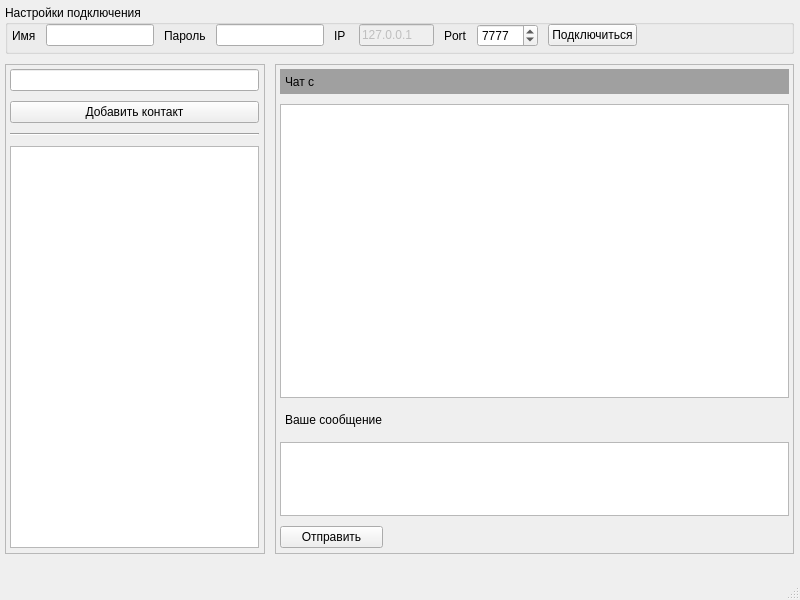
<?xml version="1.0" encoding="UTF-8"?>
<ui version="4.0">
 <class>MainWindow</class>
 <widget class="QMainWindow" name="MainWindow">
  <property name="geometry">
   <rect>
    <x>0</x>
    <y>0</y>
    <width>800</width>
    <height>600</height>
   </rect>
  </property>
  <property name="windowTitle">
   <string>MainWindow</string>
  </property>
  <widget class="QWidget" name="centralwidget">
   <widget class="QWidget" name="gridLayoutWidget">
    <property name="geometry">
     <rect>
      <x>0</x>
      <y>0</y>
      <width>799</width>
      <height>559</height>
     </rect>
    </property>
    <layout class="QGridLayout" name="gridLayout" rowstretch="1,10" columnstretch="1,2">
     <property name="leftMargin">
      <number>5</number>
     </property>
     <property name="topMargin">
      <number>5</number>
     </property>
     <property name="rightMargin">
      <number>5</number>
     </property>
     <property name="bottomMargin">
      <number>5</number>
     </property>
     <property name="spacing">
      <number>10</number>
     </property>
     <item row="1" column="0">
      <widget class="QFrame" name="frame">
       <property name="frameShape">
        <enum>QFrame::StyledPanel</enum>
       </property>
       <property name="frameShadow">
        <enum>QFrame::Plain</enum>
       </property>
       <widget class="QWidget" name="verticalLayoutWidget">
        <property name="geometry">
         <rect>
          <x>0</x>
          <y>0</y>
          <width>259</width>
          <height>489</height>
         </rect>
        </property>
        <layout class="QVBoxLayout" name="verticalLayout">
         <property name="spacing">
          <number>10</number>
         </property>
         <property name="leftMargin">
          <number>5</number>
         </property>
         <property name="topMargin">
          <number>5</number>
         </property>
         <property name="rightMargin">
          <number>5</number>
         </property>
         <property name="bottomMargin">
          <number>5</number>
         </property>
         <item>
          <widget class="QLineEdit" name="newContactLE"/>
         </item>
         <item>
          <widget class="QPushButton" name="addContactBtn">
           <property name="text">
            <string>Добавить контакт</string>
           </property>
          </widget>
         </item>
         <item>
          <widget class="Line" name="line">
           <property name="orientation">
            <enum>Qt::Horizontal</enum>
           </property>
          </widget>
         </item>
         <item>
          <widget class="QListWidget" name="conttactsList"/>
         </item>
        </layout>
       </widget>
      </widget>
     </item>
     <item row="1" column="1">
      <widget class="QFrame" name="frame_2">
       <property name="frameShape">
        <enum>QFrame::StyledPanel</enum>
       </property>
       <property name="frameShadow">
        <enum>QFrame::Plain</enum>
       </property>
       <property name="lineWidth">
        <number>1</number>
       </property>
       <property name="midLineWidth">
        <number>0</number>
       </property>
       <widget class="QWidget" name="gridLayoutWidget_2">
        <property name="geometry">
         <rect>
          <x>0</x>
          <y>0</y>
          <width>519</width>
          <height>489</height>
         </rect>
        </property>
        <layout class="QGridLayout" name="gridLayout_2" rowstretch="1,12,1,3,1">
         <property name="leftMargin">
          <number>5</number>
         </property>
         <property name="topMargin">
          <number>5</number>
         </property>
         <property name="rightMargin">
          <number>5</number>
         </property>
         <property name="bottomMargin">
          <number>5</number>
         </property>
         <property name="spacing">
          <number>10</number>
         </property>
         <item row="4" column="0">
          <widget class="QPushButton" name="sendMsgBtn">
           <property name="text">
            <string>Отправить</string>
           </property>
          </widget>
         </item>
         <item row="1" column="0" colspan="3">
          <widget class="QPlainTextEdit" name="chatTE"/>
         </item>
         <item row="3" column="0" colspan="3">
          <widget class="QPlainTextEdit" name="messageTE"/>
         </item>
         <item row="4" column="1">
          <spacer name="horizontalSpacer_3">
           <property name="orientation">
            <enum>Qt::Horizontal</enum>
           </property>
           <property name="sizeHint" stdset="0">
            <size>
             <width>40</width>
             <height>20</height>
            </size>
           </property>
          </spacer>
         </item>
         <item row="4" column="2">
          <spacer name="horizontalSpacer_2">
           <property name="orientation">
            <enum>Qt::Horizontal</enum>
           </property>
           <property name="sizeHint" stdset="0">
            <size>
             <width>40</width>
             <height>20</height>
            </size>
           </property>
          </spacer>
         </item>
         <item row="0" column="0" colspan="3">
          <widget class="QLabel" name="contactLab">
           <property name="styleSheet">
            <string notr="true">#contactLab {
	background-color: #A0A0A0;
}</string>
           </property>
           <property name="frameShape">
            <enum>QFrame::NoFrame</enum>
           </property>
           <property name="text">
            <string>Чат с </string>
           </property>
           <property name="indent">
            <number>5</number>
           </property>
          </widget>
         </item>
         <item row="2" column="0">
          <widget class="QLabel" name="label_5">
           <property name="text">
            <string>Ваше сообщение</string>
           </property>
           <property name="indent">
            <number>5</number>
           </property>
          </widget>
         </item>
        </layout>
       </widget>
      </widget>
     </item>
     <item row="0" column="0" colspan="2">
      <widget class="QGroupBox" name="groupBox">
       <property name="title">
        <string>Настройки подключения</string>
       </property>
       <property name="flat">
        <bool>true</bool>
       </property>
       <widget class="QWidget" name="horizontalLayoutWidget">
        <property name="geometry">
         <rect>
          <x>2</x>
          <y>14</y>
          <width>785</width>
          <height>33</height>
         </rect>
        </property>
        <layout class="QHBoxLayout" name="horizontalLayout_2" stretch="0,0,0,0,1,5,1,3,2,10">
         <property name="spacing">
          <number>10</number>
         </property>
         <property name="leftMargin">
          <number>5</number>
         </property>
         <property name="topMargin">
          <number>5</number>
         </property>
         <property name="rightMargin">
          <number>5</number>
         </property>
         <property name="bottomMargin">
          <number>5</number>
         </property>
         <item>
          <widget class="QLabel" name="label_3">
           <property name="text">
            <string>Имя</string>
           </property>
          </widget>
         </item>
         <item>
          <widget class="QLineEdit" name="nickLE"/>
         </item>
         <item>
          <widget class="QLabel" name="label_4">
           <property name="text">
            <string>Пароль</string>
           </property>
          </widget>
         </item>
         <item>
          <widget class="QLineEdit" name="passLE">
           <property name="echoMode">
            <enum>QLineEdit::Password</enum>
           </property>
          </widget>
         </item>
         <item>
          <widget class="QLabel" name="label">
           <property name="text">
            <string>IP</string>
           </property>
          </widget>
         </item>
         <item>
          <widget class="QLineEdit" name="ipLE">
           <property name="enabled">
            <bool>false</bool>
           </property>
           <property name="text">
            <string>127.0.0.1</string>
           </property>
          </widget>
         </item>
         <item>
          <widget class="QLabel" name="label_2">
           <property name="text">
            <string>Port</string>
           </property>
          </widget>
         </item>
         <item>
          <widget class="QSpinBox" name="portSpin">
           <property name="minimum">
            <number>1024</number>
           </property>
           <property name="maximum">
            <number>65535</number>
           </property>
           <property name="value">
            <number>7777</number>
           </property>
          </widget>
         </item>
         <item>
          <widget class="QPushButton" name="connectBtn">
           <property name="text">
            <string>Подключиться</string>
           </property>
          </widget>
         </item>
         <item>
          <spacer name="horizontalSpacer">
           <property name="orientation">
            <enum>Qt::Horizontal</enum>
           </property>
           <property name="sizeHint" stdset="0">
            <size>
             <width>40</width>
             <height>20</height>
            </size>
           </property>
          </spacer>
         </item>
        </layout>
       </widget>
      </widget>
     </item>
    </layout>
   </widget>
  </widget>
  <widget class="QMenuBar" name="menubar">
   <property name="geometry">
    <rect>
     <x>0</x>
     <y>0</y>
     <width>800</width>
     <height>21</height>
    </rect>
   </property>
  </widget>
  <widget class="QStatusBar" name="statusbar"/>
 </widget>
 <resources/>
 <connections/>
</ui>
